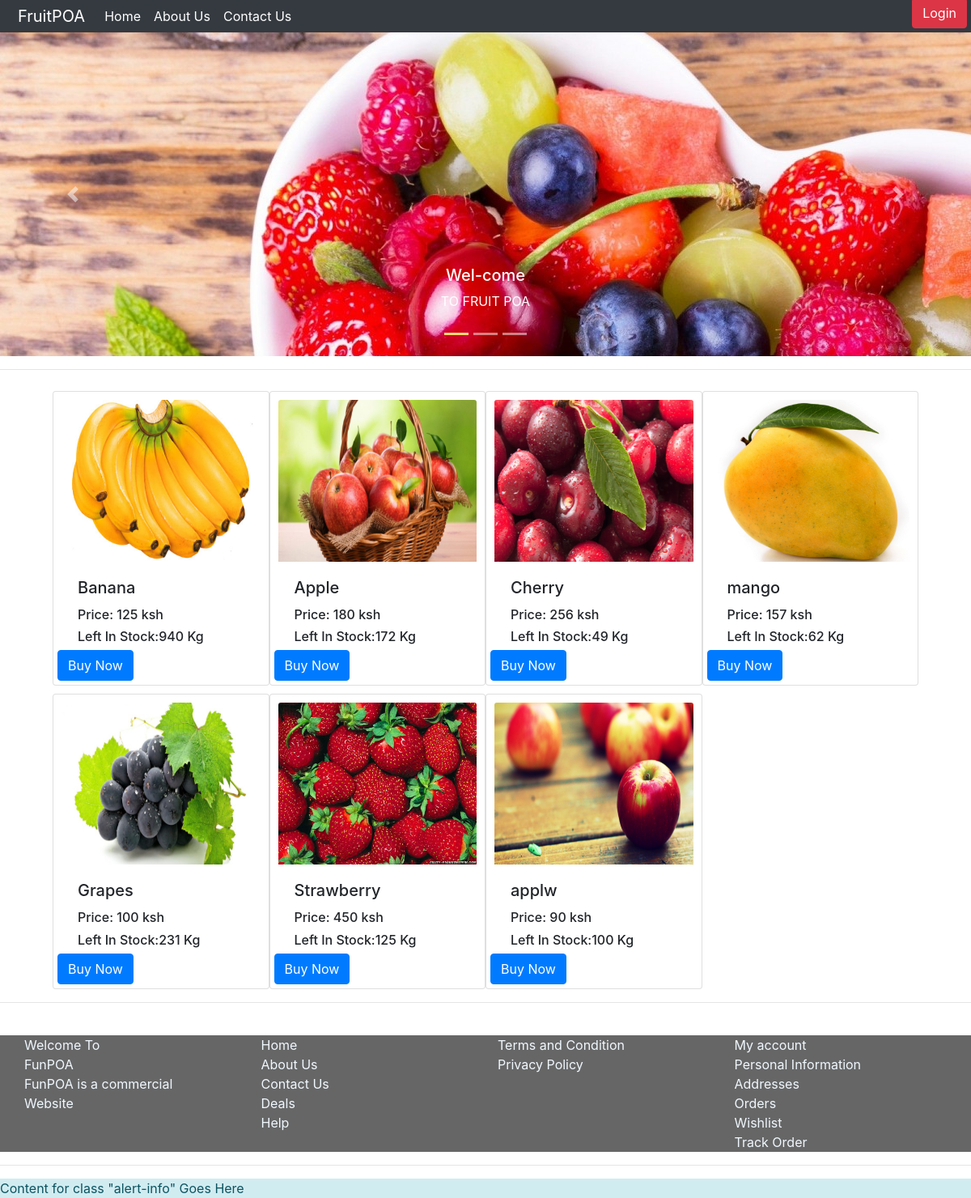
The page / on the database its author committed.
### tables this page shows
CREATE TABLE `fruitdata` (
  `id` int(15) NOT NULL,
  `Name` varchar(50) NOT NULL,
  `Discription` varchar(300) NOT NULL,
  `ImgURl` varchar(100) NOT NULL,
  `Quantity` int(11) NOT NULL,
  `Price` int(6) NOT NULL,
  `pur_price` int(6) NOT NULL,
  `sold_items` int(10) NOT NULL,
  `profit` int(10) NOT NULL
);

### index.php (the view, shortened to what this page needs)
<?php
include("navbar.php");
?>
<!DOCTYPE html>
<html lang="en">
<head>
</head>
<body style="padding-top: 70px">
	<div id="carouselExampleIndicators1" class="carousel slide" data-ride="carousel" style="background:#fcdd6f">
		<ol class="carousel-indicators">
			<li data-target="#carouselExampleIndicators1" style="background:#fcdd6f" data-slide-to="0" class="active"></li>
			<li data-target="#carouselExampleIndicators1" data-slide-to="1"></li>
			<li data-target="#carouselExampleIndicators1" data-slide-to="2"></li>
		</ol>
		<div class="carousel-inner" role="listbox">
			<div class="carousel-item active"> <img class="d-block mx-auto" src="./img/back1.jpg" alt="First slide">
				<div class="carousel-caption">
					<h5>Wel-come</h5>
					<p>TO FRUIT POA</p>
				</div>
			</div>
		</div>
		<a class="carousel-control-prev" href="#carouselExampleIndicators1" role="button" data-slide="prev"> <span class="carousel-control-prev-icon" aria-hidden="true"></span> <span class="sr-only">Previous</span> </a> <a class="carousel-control-next" href="#carouselExampleIndicators1" role="button" data-slide="next"> <span class="carousel-control-next-icon" aria-hidden="true"></span> <span class="sr-only">Next</span> </a> </div>
	<hr>
	<div class="row col-md-11">
		<?php
		require_once( "DB_controller.php" );
		$query = "SELECT * FROM fruitdata";
		$sql = mysqli_query( $link, $query );
		while ( $row = mysqli_fetch_array( $sql ) ) {
				$id = $row[0];
			?>
		<div class="card col-md-3"> <img class="card-img-top" src="<?php echo $row[3];?>" alt="Card image cap">
			<div class="card-body">
				<h5 class="card-title">
					<?php echo $row[1];?>
				</h5>
				<h6 class="card-titles">Price:
					<?php echo $row[5];?> ksh
				</h6>
				<h6 class="card-text">Left In Stock:<?php echo $row[4];?> Kg</h6>
				<?php
				if($user != null){
				echo '<a class="btn btn-primary card-title" id="btn" href="buynow.php?link=' . $id . '">Buy Now</a>';
				}
				else{
					echo '<a class="btn btn-primary card-title" id="btn" href="loginpage.php">Buy Now</a>';
				}
				?>
			</div>
		</div>
		<?php
		}
		?>
	</div>
	<hr>
	<br>
	<div class="container-fluid">
		<div class="container col-sm-3">
			Welcome To<br> FunPOA<br> FunPOA is a commercial
			<br> Website
		</div>
		<div class="container col-sm-3">
			Home<br> About Us<br> Contact Us<br> Deals
			<br> Help
			<br>
		</div>
		<div class="container col-sm-3">
			Terms and Condition<br> Privacy Policy
		</div>
		<div class="container col-sm-3">
			My account<br> Personal Information<br> Addresses
			<br> Orders
			<br> Wishlist
			<br> Track Order
		</div>
	</div>
	<hr>
	<footer class="alert-info">Content for class "alert-info" Goes Here</footer>
	</body>
</html>

### navbar.php (shortened to what this page needs)
<html>
<head>
</head>
<link rel="stylesheet" href="https://stackpath.bootstrapcdn.com/bootstrap/4.1.3/css/bootstrap.min.css">
<body>
	<nav class="navbar fixed-top navbar-expand-lg navbar-dark bg-dark"> <a class="navbar-brand" href="index.php">FruitPOA</a>
	  <div class="collapse navbar-collapse" id="navbarSupportedContent1">
		<ul class="navbar-nav mr-auto">
		  <li class="nav-item active"> <a class="nav-link" href="index.php">Home <span class="sr-only">(current)</span></a> </li>
		  <li class="nav-item active"> <a class="nav-link" href="aboutUs.php">About Us <span class="sr-only">(current)</span></a> </li>
		  <li class="nav-item active"> <a class="nav-link" href="ContactUs.php">Contact Us <span class="sr-only">(current)</span></a> </li>
		</ul>
		  <?php
		$user = $_SESSION['login'];
	  ?>
		</div>
			<a href="loginpage.php"><button id="login" class="nav-item btn btn-danger"> Login</button></a>
	</nav>
</body>
</html>

### navbar.php (style rules this page uses)
.navbar { height:40px; padding: 0px; }
.navbar-brand { padding-left: 6px; }
#login { color: white; text-decoration: none; right: 0; float: right; display: block; }

### index.php (style rules this page uses)
.card { padding: 10px; margin-top: 10px; display: inline-block; }
.carousel { margin-top: -30px; margin-bottom: 5px; }
.carousel-item { width: 100%; height: 400px; }
.container-fluid { display: inline-block; background: rgba(0, 0, 0, .6); }
.card-img-top { padding: 0px; height: 200px; }
.card-text { padding: 0px; margin-bottom: 20px; display: inline-block; }
.btn { bottom: 0; margin: 5px; position: absolute; }
#btn { float: left; left: 0; }
.row { position: relative; margin: auto; right: 0; left: 0; }
.container { float: left; color: aliceblue; }

### rows shown on the page
fruitdata: ImgURl (picture), Name "Banana", Price "125", Quantity "940"
fruitdata: ImgURl (picture), Name "Apple", Price "180", Quantity "172"
fruitdata: ImgURl (picture), Name "Cherry", Price "256", Quantity "49"
fruitdata: ImgURl (picture), Name "mango", Price "157", Quantity "62"
fruitdata: ImgURl (picture), Name "Grapes", Price "100", Quantity "231"
fruitdata: ImgURl (picture), Name "Strawberry", Price "450", Quantity "125"
fruitdata: ImgURl (picture), Name "applw", Price "90", Quantity "100"
